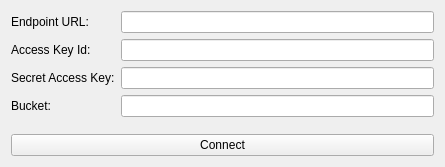
<?xml version="1.0" encoding="UTF-8"?>
<ui version="4.0">
 <class>fileSyncLauncherForm</class>
 <widget class="QWidget" name="fileSyncLauncherForm">
  <property name="geometry">
   <rect>
    <x>0</x>
    <y>0</y>
    <width>445</width>
    <height>167</height>
   </rect>
  </property>
  <property name="windowTitle">
   <string>Form</string>
  </property>
  <layout class="QVBoxLayout" name="verticalLayout_3">
   <item>
    <layout class="QVBoxLayout" name="verticalLayout_2">
     <item>
      <layout class="QFormLayout" name="formLayout">
       <item row="0" column="0">
        <widget class="QLabel" name="label">
         <property name="text">
          <string>Endpoint URL:</string>
         </property>
        </widget>
       </item>
       <item row="0" column="1">
        <widget class="QLineEdit" name="endPointURLLineEdit"/>
       </item>
       <item row="2" column="0">
        <widget class="QLabel" name="label_3">
         <property name="text">
          <string>Secret Access Key:</string>
         </property>
        </widget>
       </item>
       <item row="2" column="1">
        <widget class="QLineEdit" name="secretAcessKeyLineEdit"/>
       </item>
       <item row="3" column="0">
        <widget class="QLabel" name="label_4">
         <property name="text">
          <string>Bucket:</string>
         </property>
        </widget>
       </item>
       <item row="3" column="1">
        <widget class="QLineEdit" name="bucketLineEdit"/>
       </item>
       <item row="1" column="1">
        <widget class="QLineEdit" name="acessKeyIdLineEdit"/>
       </item>
       <item row="1" column="0">
        <widget class="QLabel" name="label_2">
         <property name="text">
          <string>Access Key Id:</string>
         </property>
        </widget>
       </item>
      </layout>
     </item>
     <item>
      <widget class="QPushButton" name="connectPushButton">
       <property name="text">
        <string>Connect</string>
       </property>
      </widget>
     </item>
    </layout>
   </item>
  </layout>
 </widget>
 <resources/>
 <connections/>
</ui>
